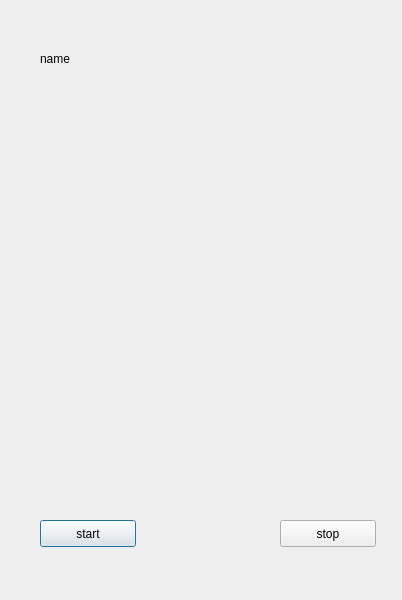
<?xml version="1.0" encoding="UTF-8"?>
<ui version="4.0">
 <class>Dialog2</class>
 <widget class="QDialog" name="Dialog">
  <property name="geometry">
   <rect>
    <x>0</x>
    <y>0</y>
    <width>402</width>
    <height>600</height>
   </rect>
  </property>
  <property name="windowTitle">
   <string>Dialog</string>
  </property>
  <widget class="QPushButton" name="start">
   <property name="geometry">
    <rect>
     <x>40</x>
     <y>520</y>
     <width>96</width>
     <height>27</height>
    </rect>
   </property>
   <property name="text">
    <string>start</string>
   </property>
  </widget>
  <widget class="QPushButton" name="stop">
   <property name="geometry">
    <rect>
     <x>280</x>
     <y>520</y>
     <width>96</width>
     <height>27</height>
    </rect>
   </property>
   <property name="text">
    <string>stop</string>
   </property>
  </widget>
  <widget class="QLabel" name="name">
   <property name="geometry">
    <rect>
     <x>40</x>
     <y>50</y>
     <width>66</width>
     <height>17</height>
    </rect>
   </property>
   <property name="text">
    <string>name</string>
   </property>
  </widget>
  <widget class="QLabel" name="girl">
   <property name="geometry">
    <rect>
     <x>330</x>
     <y>50</y>
     <width>35</width>
     <height>20</height>
    </rect>
   </property>
   <property name="text">
    <string/>
   </property>
  </widget>
 </widget>
 <layoutdefault spacing="6" margin="11"/>
 <resources/>
 <connections>
  <connection>
   <sender>start</sender>
   <signal>clicked()</signal>
   <receiver>Dialog</receiver>
   <slot>changPflag()</slot>
   <hints>
    <hint type="sourcelabel">
     <x>117</x>
     <y>263</y>
    </hint>
    <hint type="destinationlabel">
     <x>217</x>
     <y>299</y>
    </hint>
   </hints>
  </connection>
  <connection>
   <sender>stop</sender>
   <signal>clicked()</signal>
   <receiver>Dialog</receiver>
   <slot>changPflag()</slot>
   <hints>
    <hint type="sourcelabel">
     <x>297</x>
     <y>263</y>
    </hint>
    <hint type="destinationlabel">
     <x>217</x>
     <y>299</y>
    </hint>
   </hints>
  </connection>
 </connections>
 <slots>
  <slot>changPflag()</slot>
 </slots>
</ui>
